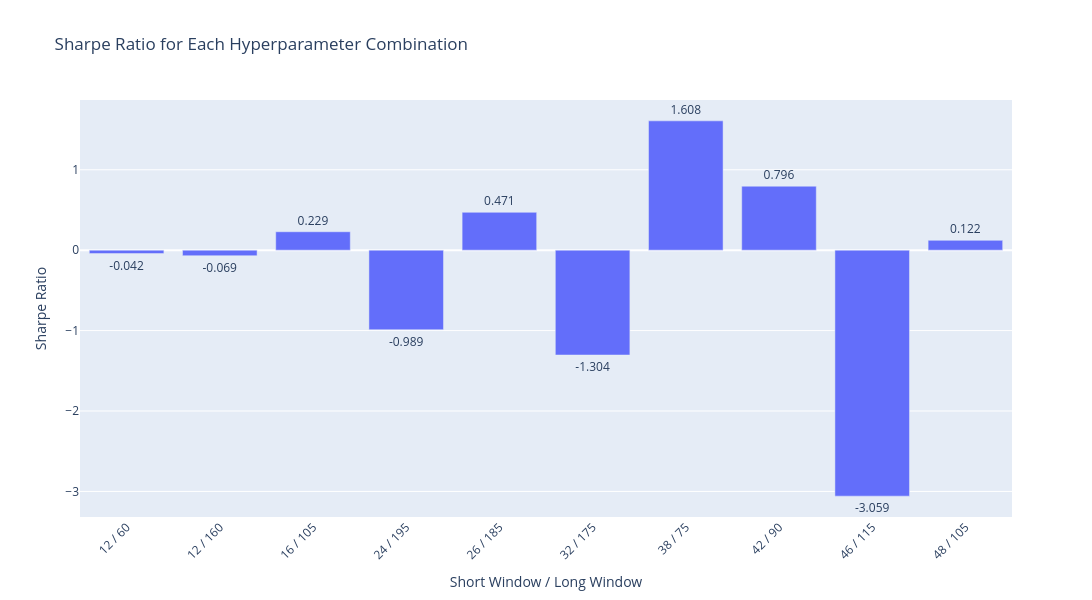

Notebook cell for this chart:
### Markdown cell above
Visualise the Walk-Forward Validation Performance

### Code cell
# Create a combined label for the x-axis
summary_stats['Combo'] = (summary_stats['Best_Short_Window'].astype(str) + ' / ' + summary_stats['Best_Long_Window'].astype(str))
fig = go.Figure()
fig.add_bar(
  x=summary_stats['Combo'],
  y=summary_stats['Sharpe_Ratio'],
  name='Sharpe Ratio',
  text=summary_stats['Sharpe_Ratio'].round(3),      # Show values on top of bars
  textposition='outside'
)

fig.update_layout(
  title='Sharpe Ratio for Each Hyperparameter Combination',
  xaxis_title='Short Window / Long Window',
  yaxis_title='Sharpe Ratio',
  height=600,
  width=1300,                    # Adjust width if you have many combinations
  bargap=0.2,                    # Space between bars
  xaxis_tickangle=-45            # Rotate x labels for better readability
)
fig.show()

### Figure 1 — Plotly figure (JSON) as saved in the notebook; plotly's stock layout.template omitted (floating-point values rounded to 4 significant figures)
{"data": [{"name": "Sharpe Ratio", "text": [-0.042, -0.069, 0.229, -0.989, 0.471, -1.304, 1.608, 0.796, -3.059, 0.122], "textposition": "outside", "type": "bar", "x": ["12 / 60", "12 / 160", "16 / 105", "24 / 195", "26 / 185", "32 / 175", "38 / 75", "42 / 90", "46 / 115", "48 / 105"], "y": [-0.04239, -0.0691, 0.2292, -0.9891, 0.4709, -1.304, 1.608, 0.7956, -3.059, 0.1224]}], "layout": {"bargap": 0.2, "height": 600, "title": {"text": "Sharpe Ratio for Each Hyperparameter Combination"}, "width": 1300, "xaxis": {"tickangle": -45, "title": {"text": "Short Window / Long Window"}}, "yaxis": {"title": {"text": "Sharpe Ratio"}}}}
